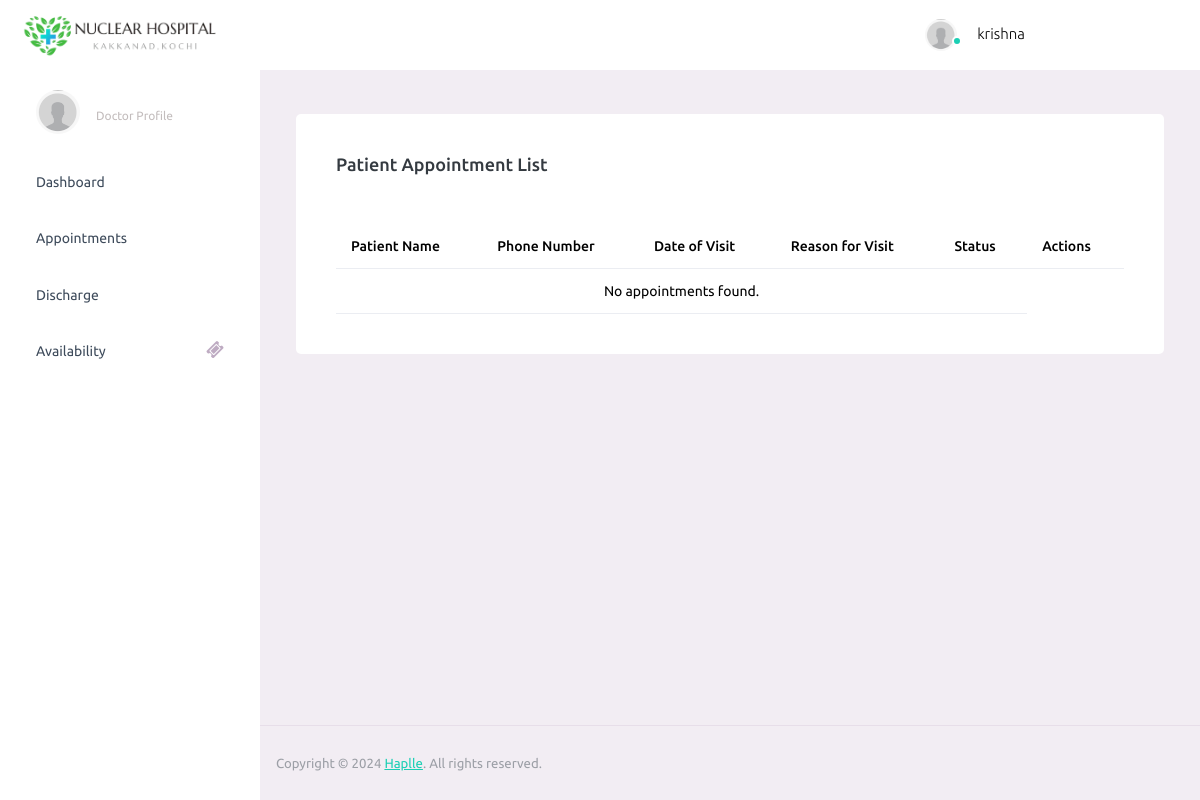
/doctor/appointments/ (signed in), run on an earlier commit of the app's database.
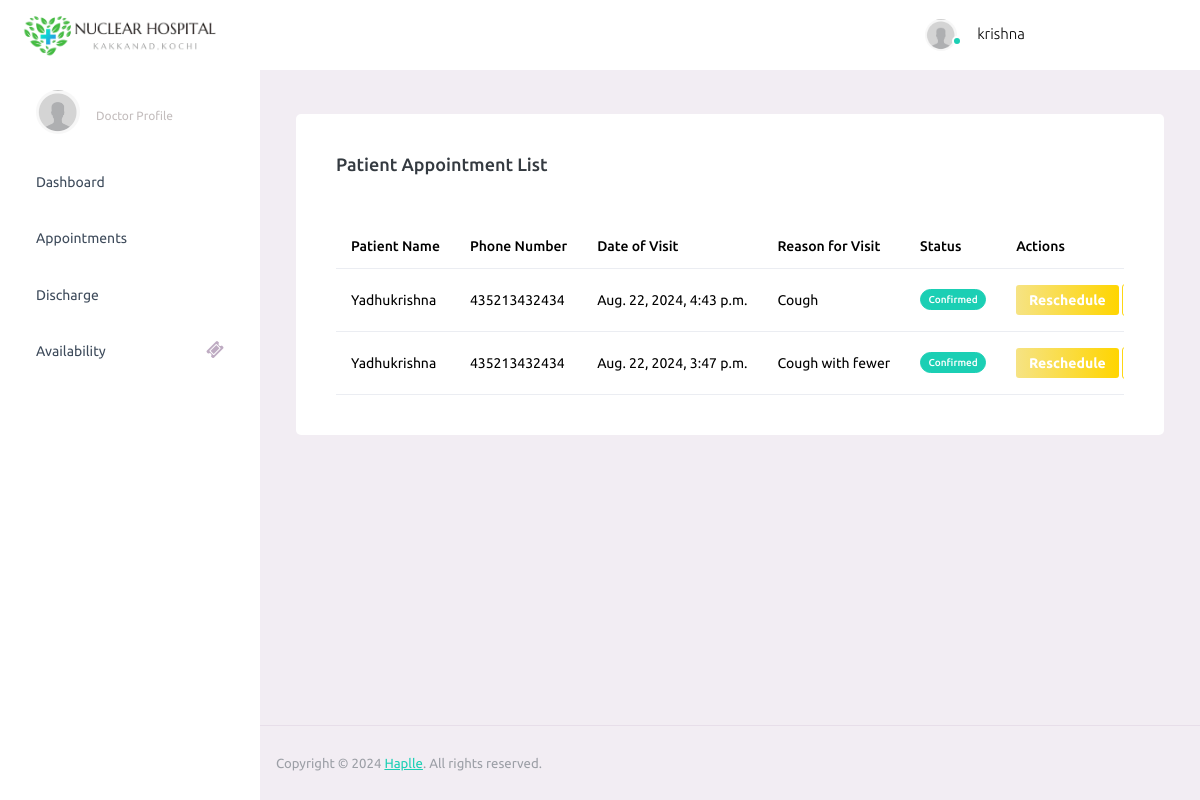
And on a later commit of the database.
### hospital/models.py (models this page shows, shortened)
class Appointment(models.Model):
    APPOINTMENT_STATUS = (
        ('pending', 'Pending'),
        ('confirmed', 'Confirmed'),
        ('rescheduled', 'Rescheduled'),
        ('cancelled', 'Cancelled'),
    )
    patient = models.ForeignKey(User, on_delete=models.CASCADE, related_name='appointments_as_patient',limit_choices_to={'user_type': 'patient'})
    doctor = models.ForeignKey(User, on_delete=models.CASCADE, related_name='appointments_as_doctor', limit_choices_to={'user_type': 'doctor'})
    dob = models.DateField(null=True)
    appointment_date = models.DateTimeField(null=True)
    reason_for_visit = models.TextField(blank=True, null=True)
    status = models.CharField(max_length=15, choices=APPOINTMENT_STATUS, default='pending')
    created_at = models.DateTimeField(auto_now_add=True)
    updated_at = models.DateTimeField(auto_now=True)

class UserProfile(models.Model):
    USER_TYPE_CHOICES = (
        ('patient', 'Patient'),
        ('doctor', 'Doctor'),
        ('admin', 'Admin'),
    )
    DEPARTMENTS = (
        ('cardiology', 'Cardiology'),
        ('neurology', 'Neurology'),
        ('oncology', 'Oncology'),
        ('orthopedics', 'Orthopedics'),
        ('pediatrics', 'Pediatrics'),
        ('gynaecology', 'Gynaecology'),
        ('general', 'General'),
        ('emergency', 'Emergency'),
    )
    STATUS = (
        ('pending', 'Pending'),
        ('confirmed', 'Confirmed'),
        ('cancelled', 'Cancelled'),
    )
    user = models.OneToOneField(User, on_delete=models.CASCADE, related_name='profile')
    username = models.CharField(max_length=20, blank=True, null=True)
    name = models.CharField(max_length=20, blank=True, null=True)
    age = models.IntegerField(blank=True, null=True)
    address = models.TextField(blank=True, null=True)
    email = models.EmailField(max_length=50, blank=True, null=True)
    department = models .CharField(max_length=20, choices=DEPARTMENTS, blank=True, null=True)
    phone_no = models.CharField(max_length=20, blank=True, null=True)
    first_name = models.CharField(max_length=20, blank=True, null=True)
    last_name = models.CharField(max_length=20, blank=True, null=True)
    user_type = models.CharField(max_length=10, choices=USER_TYPE_CHOICES)
    status = models.CharField(max_length=10, choices=STATUS, default='pending')
    doctor_availability = models.BooleanField(default=False)

### hospital/views.py (the view)
# urls.py: path('doctor/appointments/', views.doctor_appointments_view, name='doctor_appointments'),
@login_required
def doctor_appointments_view(request):
    user = request.user
    appointments = Appointment.objects.filter(doctor=user)
    return render(request, 'doctor/doctor_appointments.html', {'appointments': appointments})

### hospital/templates/doctor/doctor_appointments.html (shortened to what this page needs)
{% extends 'doctor/dashboard.html' %}
{% block content %}
<div class="row">
    <div class="col-12 grid-margin">
      <div class="card">
        <div class="card-body">
          <h4 class="card-title">Patient Appointment List</h4>
          <br>
      <br>
          <div class="table-responsive">
            <table class="table">
              <thead>
                <tr>
                  <th> Patient Name </th>
                  <th> Phone Number </th>
                  <th> Date of Visit </th>
                  <th> Reason for Visit </th>
                  <th> Status </th>
                  <th> Actions </th>
                </tr>
              </thead>
              <tbody>
                {% for appointment in appointments %}
                <tr>
                  <td> {{ appointment.patient.profile.name }}  </td>
                  <td> {{ appointment.patient.profile.phone_no }} </td>
                  <td> {{ appointment.appointment_date }} </td>
                  <td> {{ appointment.reason_for_visit }} </td>
                  <td>
                    {% if appointment.status == 'pending' %}
                        <label class="badge badge-danger">Pending</label>
                    {% elif appointment.status == 'confirmed' %}
                        <label class="badge badge-success">Confirmed</label>
                    {% elif appointment.status == 'rescheduled' %}
                        <label class="badge badge-warning">Rescheduled</label>
                    {% elif appointment.status == 'cancelled' %}
                        <label class="badge badge-info">Cancelled</label>
                    {% endif %}
                </td>
                  <td>
                    {% if appointment.status == 'pending' %}
                    <form method="post" action="{% url 'confirm_appointment' appointment.id %}" style="display:inline;">
                      {% csrf_token %}
                      <button class="btn btn-gradient-success btn-sm" type="submit">Confirm</button>
                    </form>
                    <form method="post" action="{% url 'reject_appointment' appointment.id %}" style="display:inline;">
                      {% csrf_token %}
                      <button class="btn btn-gradient-danger btn-sm" type="submit">Reject</button>
                    </form>
                    {% elif appointment.status == 'confirmed' %}
                        <a class="btn btn-gradient-warning btn-sm"  href="{% url 'doctor_reschedule_appointment' appointment.id %}">Reschedule</a>
                        {% if checkup.checkup_status %}
                                <a class="btn btn-outline-success btn-sm" href="{% url 'doctor_checkup' appointment.id %}">Check Up</a>
                        {% else %}
                                <a class="btn btn-outline-warning btn-sm" href="{% url 'doctor_checkup' appointment.id %}">Update Check Up</a>
                        {% endif %}
                    {% else %}
                    <a class="btn btn-gradient-warning btn-sm" href="{% url 'doctor_reschedule_appointment' appointment.id %}">Reschedule</a>
                    {% endif %}
                  </td>
                </tr>
                {% empty %}
                <tr>
                  <td colspan="5" class="text-center">No appointments found.</td>
                </tr>
                {% endfor %}
              </tbody>
            </table>
          </div>
        </div>
      </div>
    </div>
  </div>
{% endblock %}

What changed in the data, as far as the page shows it:
added Appointment: patient.profile.name "Yadhukrishna", patient.profile.phone_no "435213432434", appointment_date "Aug. 22, 2024, 4:43 p.m.", reason_for_visit "Cough", status "Confirmed"
added Appointment: patient.profile.name "Yadhukrishna", patient.profile.phone_no "435213432434", appointment_date "Aug. 22, 2024, 3:47 p.m.", reason_for_visit "Cough with fewer", status "Confirmed"
Also different on the page:
text no longer shown: "No appointments found."
